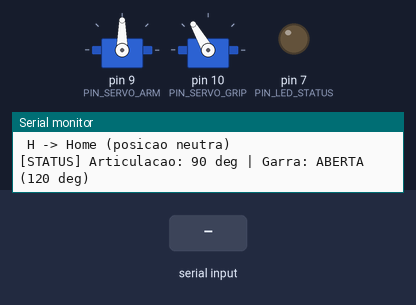
This sketch was run on a simulated Arduino Uno, built with avr-gcc and run on an emulated ATmega328P. Shown: 2 × servo, output pins drawn as LEDs (lit = HIGH), the last lines printed to the serial monitor. The test bench sets the inputs (shaded band).

Above: at 1.8 s.
1.9 s: "C\n" received over Serial
At 3.8 s:
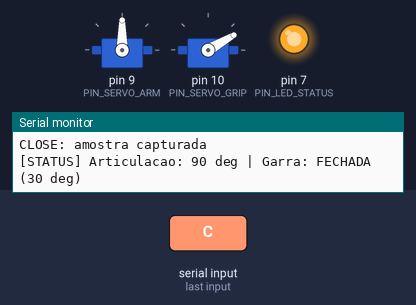
4.9 s: byte 85 ('U') received over Serial
At 6.3 s:
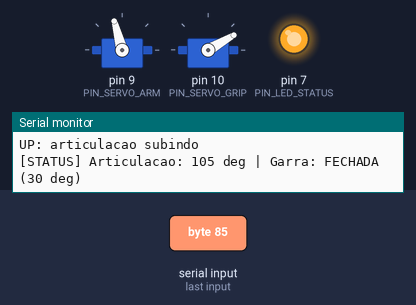
6.6 s: byte 79 ('O') received over Serial
At 9.1 s:
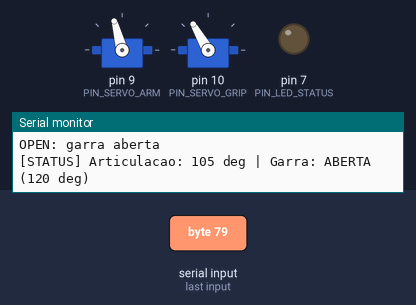
9.6 s: byte 68 ('D') received over Serial
At 10.6 s:
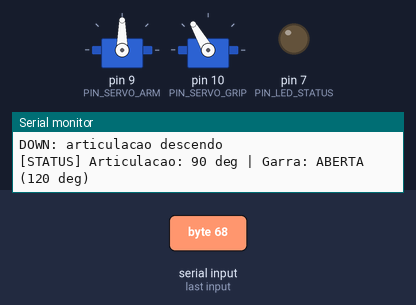
11.3 s: "D\n" received over Serial
At 11.9 s:
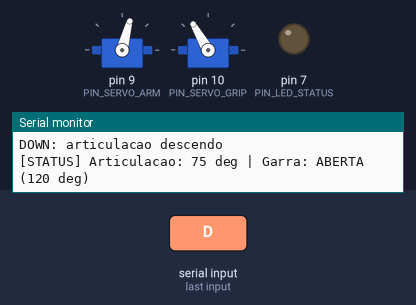
13.0 s: byte 72 ('H') received over Serial
At 13.8 s:
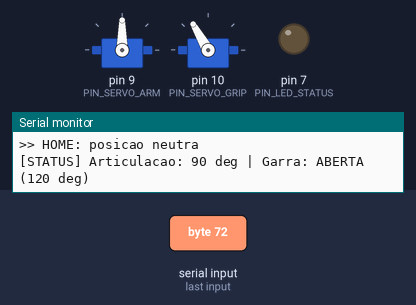
Timing chart, 0 to 15.7 s (numbered marks = the images above; inputs shaded):
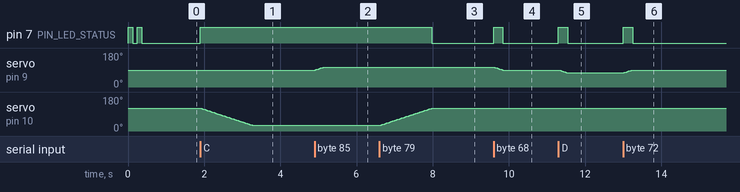

The sketch:

braco_robotico.ino
```cpp
//
// Comandos para o monitor Serial
// U -> Up : sobe a articulacao do braco
// D -> Down : desce a articulacao do braco
// O -> Open : abre a garra
// C -> Close : fecha a garra (captura a amostra)
// H -> Home : retorna a posicao neutra

#include <Servo.h>
// Mapeamento dos pinos
const uint8_t PIN_SERVO_ARM = 9; // Articulacao (Up / Down)
const uint8_t PIN_SERVO_GRIP = 10; // Garra (Open / Close)
const uint8_t PIN_LED_STATUS = 7; // LED de status

const int ARM_MIN = 10; // angulo minimo da articulacao
const int ARM_MAX = 170; // angulo maximo da articulacao
const int ARM_STEP = 15; // incremento de angulo por comando U/D
const int ARM_HOME = 90; // posicao neutra da articulacao
const int GRIP_OPEN = 120; // angulo da garra aberta
const int GRIP_CLOSE = 30; // angulo da garra fechada
const int MOVE_DELAY = 15; // ms entre cada grau

Servo servoArm;
Servo servoGrip;
int armAngle = ARM_HOME; // posicao atual da articulacao
int gripAngle = GRIP_OPEN; // posicao atual da garra
//
// Move um servo suavemente o angulo, grau a grau.
//
void moveSmooth(Servo &s, int from, int to) {
 if (to >= from) {
 for (int a = from; a <= to; a++) { s.write(a); delay(MOVE_DELAY); }
 } else {
 for (int a = from; a >= to; a--) { s.write(a); delay(MOVE_DELAY); }
 }
}
// Pisca o LED de status
void blinkStatus(int times) {
 for (int i = 0; i < times; i++) {
 digitalWrite(PIN_LED_STATUS, HIGH); delay(120);
 digitalWrite(PIN_LED_STATUS, LOW); delay(120);
 }
}
// LED aceso = garra fechada; apagado = garra aberta.
void updateStatusLed() {
 digitalWrite(PIN_LED_STATUS, (gripAngle == GRIP_CLOSE) ? HIGH : LOW);
}
void printHelp() {
 Serial.println(F("BRACO ROBOTICO - COMANDOS"));
 Serial.println(F(" U -> Sobe articulacao (Up)"));
 Serial.println(F(" D -> Desce articulacao (Down)"));
 Serial.println(F(" O -> Abre garra (Open)"));
 Serial.println(F(" C -> Fecha garra (Close)"));
 Serial.println(F(" H -> Home (posicao neutra)"));
}
void printState() {
 Serial.print(F("[STATUS] Articulacao: "));
 Serial.print(armAngle);
 Serial.print(F(" deg | Garra: "));
 Serial.print((gripAngle == GRIP_OPEN) ? F("ABERTA") : F("FECHADA"));
 Serial.print(F(" ("));
 Serial.print(gripAngle);
 Serial.println(F(" deg)"));
}
void setup() {
 Serial.begin(9600);
 pinMode(PIN_LED_STATUS, OUTPUT);
 digitalWrite(PIN_LED_STATUS, LOW);
 servoArm.attach(PIN_SERVO_ARM);
 servoGrip.attach(PIN_SERVO_GRIP);
 // Posiciona o braco na posicao inicial.
 servoArm.write(armAngle);
 servoGrip.write(gripAngle);
 blinkStatus(2); // sinaliza inicializacao bem-sucedida
 Serial.println(F("Braco robotico inicializado. Sistema pronto."));
 printHelp();
 printState();
}
void loop() {
 if (!Serial.available()) return;
 char cmd = Serial.read();
 // Ignora caracteres de controle (Enter / espaco).
 if (cmd == '\n' || cmd == '\r' || cmd == ' ') return;
 cmd = toupper(cmd);
 digitalWrite(PIN_LED_STATUS, HIGH); // LED aceso = executando comando
 switch (cmd) {
 case 'U': { // Up - sobe articulacao
 int target = min(armAngle + ARM_STEP, ARM_MAX);
 moveSmooth(servoArm, armAngle, target);
 armAngle = target;
 Serial.println(F("UP: articulacao subindo"));
 break;
 }
 case 'D': { // Down - desce articulacao
 int target = max(armAngle - ARM_STEP, ARM_MIN);
 moveSmooth(servoArm, armAngle, target);
 armAngle = target;
 Serial.println(F("DOWN: articulacao descendo"));
 break;
 }
 case 'O': { // Open - abre a garra
 moveSmooth(servoGrip, gripAngle, GRIP_OPEN);
 gripAngle = GRIP_OPEN;
 Serial.println(F("OPEN: garra aberta"));
 break;
 }
 case 'C': { // Close - fecha a garra
 moveSmooth(servoGrip, gripAngle, GRIP_CLOSE);
 gripAngle = GRIP_CLOSE;
 Serial.println(F("CLOSE: amostra capturada"));
 break;
 }
 case 'H': { // Home - posicao neutra
 moveSmooth(servoArm, armAngle, ARM_HOME);
 armAngle = ARM_HOME;
 moveSmooth(servoGrip, gripAngle, GRIP_OPEN);
 gripAngle = GRIP_OPEN;
 Serial.println(F(">> HOME: posicao neutra"));
 break;
 }
 }
 updateStatusLed(); // LED reflete o estado final da garra
 printState();
}
```

Measured:
- after the input at 1.9 s, pin 7 (PIN_LED_STATUS): LOW → HIGH at once; servo on pin 10 (PIN_SERVO_GRIP): moves from 120° to 30° over 1.3 s, starting at once
- after the input at 4.9 s, servo on pin 9 (PIN_SERVO_ARM): 90° → 105° at once
- after the input at 6.6 s, pin 7 (PIN_LED_STATUS): HIGH → LOW after 1.4 s; servo on pin 10 (PIN_SERVO_GRIP): moves from 30° to 120° over 1.4 s, starting at once
- after the input at 9.6 s, pin 7 (PIN_LED_STATUS): LOW → HIGH at once, → LOW 0.24 s later; servo on pin 9 (PIN_SERVO_ARM): 105° → 90° at once
- after the input at 11.3 s, pin 7 (PIN_LED_STATUS): LOW → HIGH at once, → LOW 0.24 s later; servo on pin 9 (PIN_SERVO_ARM): 90° → 75° at once
- after the input at 13.0 s, pin 7 (PIN_LED_STATUS): LOW → HIGH at once, → LOW 0.26 s later; servo on pin 9 (PIN_SERVO_ARM): 75° → 90° at once
